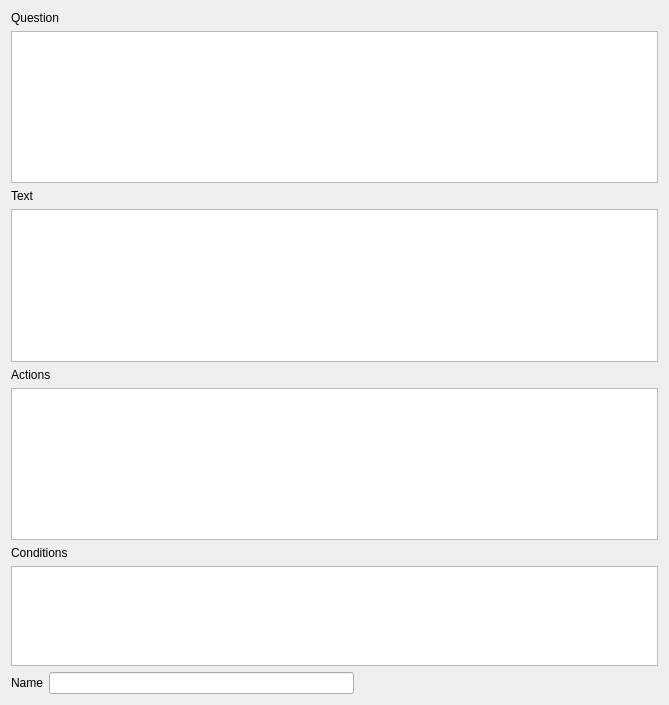
<?xml version="1.0" encoding="UTF-8"?>
<ui version="4.0">
 <class>SimpleEdgeWidget</class>
 <widget class="QWidget" name="SimpleEdgeWidget">
  <property name="geometry">
   <rect>
    <x>0</x>
    <y>0</y>
    <width>669</width>
    <height>705</height>
   </rect>
  </property>
  <property name="windowTitle">
   <string>Form</string>
  </property>
  <layout class="QVBoxLayout" name="verticalLayout_3">
   <item>
    <layout class="QVBoxLayout" name="verticalLayout_2">
     <property name="sizeConstraint">
      <enum>QLayout::SetNoConstraint</enum>
     </property>
     <item>
      <widget class="QLabel" name="label_4">
       <property name="text">
        <string>Question</string>
       </property>
      </widget>
     </item>
     <item>
      <layout class="QVBoxLayout" name="verticalLayout">
       <item>
        <widget class="QTextEdit" name="questionEdit"/>
       </item>
       <item>
        <widget class="QLabel" name="label_5">
         <property name="text">
          <string>Text</string>
         </property>
        </widget>
       </item>
       <item>
        <widget class="QTextEdit" name="textEdit"/>
       </item>
       <item>
        <widget class="QLabel" name="label">
         <property name="text">
          <string>Actions</string>
         </property>
        </widget>
       </item>
       <item>
        <widget class="ScriptEdit" name="actionsEdit">
         <property name="font">
          <font>
           <family>Monospace</family>
           <pointsize>11</pointsize>
          </font>
         </property>
         <property name="tabStopWidth">
          <number>40</number>
         </property>
        </widget>
       </item>
       <item>
        <widget class="QLabel" name="label_3">
         <property name="text">
          <string>Conditions</string>
         </property>
        </widget>
       </item>
       <item>
        <widget class="ScriptEdit" name="conditionsEdit">
         <property name="sizePolicy">
          <sizepolicy hsizetype="Expanding" vsizetype="Expanding">
           <horstretch>0</horstretch>
           <verstretch>64</verstretch>
          </sizepolicy>
         </property>
         <property name="minimumSize">
          <size>
           <width>0</width>
           <height>100</height>
          </size>
         </property>
         <property name="lineWrapMode">
          <enum>QTextEdit::NoWrap</enum>
         </property>
        </widget>
       </item>
      </layout>
     </item>
     <item>
      <layout class="QHBoxLayout" name="horizontalLayout_2">
       <property name="sizeConstraint">
        <enum>QLayout::SetMaximumSize</enum>
       </property>
       <item>
        <layout class="QHBoxLayout" name="horizontalLayout">
         <item>
          <widget class="QLabel" name="label_2">
           <property name="text">
            <string>Name</string>
           </property>
          </widget>
         </item>
         <item>
          <widget class="QLineEdit" name="edgeIdEdit"/>
         </item>
         <item>
          <spacer name="horizontalSpacer">
           <property name="orientation">
            <enum>Qt::Horizontal</enum>
           </property>
           <property name="sizeHint" stdset="0">
            <size>
             <width>40</width>
             <height>20</height>
            </size>
           </property>
          </spacer>
         </item>
        </layout>
       </item>
      </layout>
     </item>
    </layout>
   </item>
  </layout>
 </widget>
 <customwidgets>
  <customwidget>
   <class>ScriptEdit</class>
   <extends>QTextEdit</extends>
   <header>ScriptEdit.h</header>
  </customwidget>
 </customwidgets>
 <resources/>
 <connections/>
</ui>
